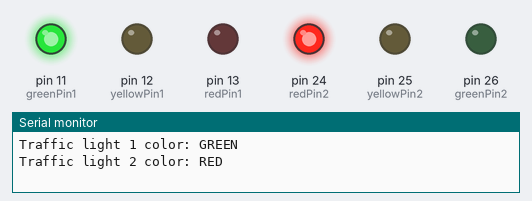
A program run on a simulated Arduino Mega 2560, built with avr-gcc and run on an emulated ATmega2560. On the bench: output pins drawn as LEDs (lit = HIGH), the last lines printed to the serial monitor.

Above: at 1.0 s.
At 2.5 s:
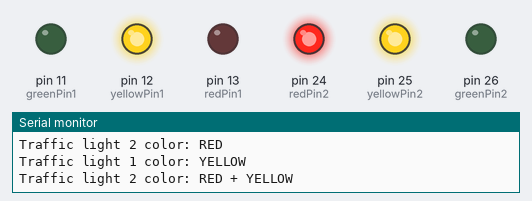
At 4.0 s:
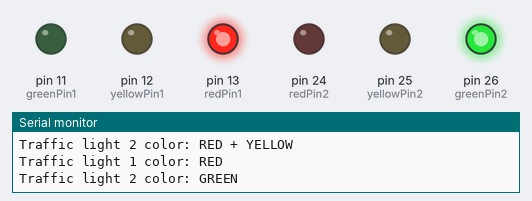
At 5.5 s:
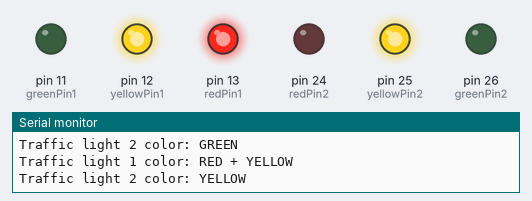
Timing chart, 0 to 7.8 s (numbered marks = the images above):
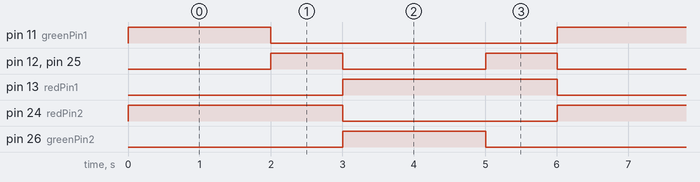

Measured:
- by itself, pin 11 (greenPin1), pin 26 (greenPin2): alternates HIGH for 2.0 s and LOW for 4.0 s
- by itself, pin 12 (yellowPin1), pin 25 (yellowPin2): alternates HIGH for 1.0 s and LOW for 2.0 s
- by itself, pin 13 (redPin1), pin 24 (redPin2): alternates HIGH for 3.0 s and LOW for 3.0 s

The program:

main.cpp
```cpp
#include "ElevatorFSM.h"
#include "TrafficLightFSM.h"

#include <Arduino.h>

const int numButtons = 8;
const int numElevatorButtons = 8;

int floorButtons[numButtons] = {10, 9, 8, 7, 6, 5, 4, 3};
int elevatorButtons[numElevatorButtons] = {21, 20, 19, 18, 17, 16, 15, 14};

ElevatorFSM elevator(floorButtons, numButtons, elevatorButtons, numElevatorButtons);

const int redPin1 = 13;
const int yellowPin1 = 12;
const int greenPin1 = 11;

const int redPin2 = 24;
const int yellowPin2 = 25;
const int greenPin2 = 26;

TrafficLightFSM* trafficLight = new TrafficLightFSM("GREEN");

void setup()
{
    Serial.begin(9600);
    for (int i = 0; i < numButtons; i++)
    {
        pinMode(floorButtons[i], INPUT_PULLUP);
    }

    for (int i = 0; i < numElevatorButtons; i++)
    {
        pinMode(elevatorButtons[i], INPUT_PULLUP);
    }

    trafficLight->setPins(redPin1, yellowPin1, greenPin1, redPin2, yellowPin2, greenPin2);
    trafficLight->setup();

}

void loop()
{
    //elevator.handleState();
    trafficLight->handleState();
}
```

ElevatorFSM.cpp
```cpp
#include "ElevatorFSM.h"

ElevatorFSM::ElevatorFSM(int floorButtons[], int numFloors, int elevatorButtons[], int numElevatorButtons)
{
  this->currentState = FLOOR_1;
  this->previousState = FLOOR_1;
  this->floorButtons = floorButtons;
  this->numFloors = numFloors;
  this->currentFloor = 1;
  this->targetFloor = 1;
  this->elevatorButtons = elevatorButtons;
  this->numElevatorButtons = numElevatorButtons;

  for (int i = 0; i < numFloors; i++)
  {
    pinMode(floorButtons[i], INPUT_PULLUP);
  }

  for (int i = 0; i < numElevatorButtons; i++)
  {
    pinMode(elevatorButtons[i], INPUT_PULLUP);
  }
}

void ElevatorFSM::handleState()
{
  switch (currentState)
  {
    case FLOOR_1:
    case FLOOR_2:
    case FLOOR_3:
    case FLOOR_4:
    case FLOOR_5:
    case FLOOR_6:
    case FLOOR_7:
    case FLOOR_8:
      for (int i = 0; i < numFloors; i++)
      {
        if (digitalRead(floorButtons[i]) == LOW)
        {
          analogWrite(22, 200);
          analogWrite(23, 0);
          targetFloor = i + 1;
          Serial.print("Current floor: ");
          Serial.print(currentFloor);
          Serial.print(" / Target floor: ");
          Serial.println(targetFloor);
          delay(2000);
          if (targetFloor == currentFloor)
          {
            openDoors();
          }
          else
          {
            moveToFloor(targetFloor);
          }
          break;
        }
      }

      for (int i = 0; i < numElevatorButtons; i++)
      {
        if (digitalRead(elevatorButtons[i]) == LOW)
        {
          analogWrite(22, 200);
          analogWrite(23, 0);
          targetFloor = i + 1;
          Serial.print("Current floor: ");
          Serial.print(currentFloor);
          Serial.print(" / Target floor (inside elevator): ");
          Serial.println(targetFloor);
          delay(2000);
          if (targetFloor == currentFloor)
          {
            Serial.println("Already here");
          }
          else
          {
            closeDoors();
            moveToFloor(targetFloor);
          }
          break;
        }
      }
    break;
  }
}

void ElevatorFSM::moveToFloor(int floor)
{
  if (floor < 1 || floor > numFloors)
  {
    return;
  }

  previousState = currentState;
  int direction = (floor > currentFloor) ? 1 : -1;

  while (currentFloor != floor)
  {
    currentFloor += direction;

    if (currentFloor < 1 || currentFloor > numFloors)
    {
      return;
    }

    currentState = static_cast<ElevatorState>(currentFloor - 1);

    if (direction == 1)
    {
      Serial.print("The elevator is moving upward to floor ");
      Serial.println(currentFloor);
      delay(2000);
    }
    else
    {
      Serial.print("The elevator is moving downward to floor ");
      Serial.println(currentFloor);
      delay(2000);
    }
  }

  Serial.print("The elevator has arrived at floor ");
  Serial.println(currentFloor);

  analogWrite(22, 0);
  analogWrite(23, 0);
}

void ElevatorFSM::openDoors()
{
  Serial.println("Doors are opening");
  analogWrite(22, 200);
  analogWrite(23, 0);
  delay(2000);
  analogWrite(22, 0);
  analogWrite(23, 0);
}

void ElevatorFSM::closeDoors()
{
  Serial.println("Doors are closing");
  analogWrite(22, 200);
  analogWrite(23, 0);
  delay(2000);
  analogWrite(22, 0);
  analogWrite(23, 0);
}
```

ElevatorFSM.h
```cpp
#ifndef ELEVATOR_FSM_H
#define ELEVATOR_FSM_H

#include <Arduino.h>

class ElevatorFSM
{
public:
  enum ElevatorState
  {
    FLOOR_1,
    FLOOR_2,
    FLOOR_3,
    FLOOR_4,
    FLOOR_5,
    FLOOR_6,
    FLOOR_7,
    FLOOR_8
  };

  ElevatorFSM(int floorButtons[], int numFloors, int elevatorButtons[], int numElevatorButtons);
  void handleState();

private:
  void moveToFloor(int floor);
  void openDoors();
  void closeDoors();

  ElevatorState currentState;
  ElevatorState previousState;
  int* floorButtons;
  int numFloors;
  int currentFloor;
  int targetFloor;
  int* elevatorButtons;
  int numElevatorButtons;
};

#endif
```

TrafficLightFSM.cpp
```cpp
#include "TrafficLightFSM.h"

TrafficLightFSM::TrafficLightFSM(String state)
{
    if (state == "GREEN") {
        currentState = TrafficLightState::GREEN;
    } else if (state == "YELLOW") {
        currentState = TrafficLightState::YELLOW;
    } else if (state == "RED") {
        currentState = TrafficLightState::RED;
    } else {
        currentState = TrafficLightState::GREEN;
    }
}

void TrafficLightFSM::setPins(int pin1, int pin2, int pin3, int pin4, int pin5, int pin6)
{
  redPin1 = pin1;
  yellowPin1 = pin2;
  greenPin1 = pin3;
  redPin2 = pin4;
  yellowPin2 = pin5;
  greenPin2 = pin6;
}

void TrafficLightFSM::setup()
{
  pinMode(redPin1, OUTPUT);
  pinMode(yellowPin1, OUTPUT);
  pinMode(greenPin1, OUTPUT);
  pinMode(redPin2, OUTPUT);
  pinMode(yellowPin2, OUTPUT);
  pinMode(greenPin2, OUTPUT);
}

void TrafficLightFSM::transitionToState(TrafficLightState nextState)
{
  currentState = nextState;
}

void TrafficLightFSM::handleState()
{
  switch (currentState)
  {
    case TrafficLightState::GREEN:
      digitalWrite(redPin1, LOW);
      digitalWrite(yellowPin1, LOW);
      digitalWrite(greenPin1, HIGH);
      digitalWrite(redPin2, HIGH);
      digitalWrite(yellowPin2, LOW);
      digitalWrite(greenPin2, LOW);
      Serial.println("Traffic light 1 color: GREEN");
      Serial.println("Traffic light 2 color: RED");
      delay(2000);
      transitionToState(TrafficLightState::YELLOW);
      break;
    case TrafficLightState::YELLOW:
      digitalWrite(redPin1, LOW);
      digitalWrite(yellowPin1, HIGH);
      digitalWrite(greenPin1, LOW);
      digitalWrite(redPin2, HIGH);
      digitalWrite(yellowPin2, HIGH);
      digitalWrite(greenPin2, LOW);
      Serial.println("Traffic light 1 color: YELLOW");
      Serial.println("Traffic light 2 color: RED + YELLOW");
      delay(1000);
      transitionToState(TrafficLightState::RED);
      break;
    case TrafficLightState::RED:
      digitalWrite(redPin1, HIGH);
      digitalWrite(yellowPin1, LOW);
      digitalWrite(greenPin1, LOW);
      digitalWrite(redPin2, LOW);
      digitalWrite(yellowPin2, LOW);
      digitalWrite(greenPin2, HIGH);
      Serial.println("Traffic light 1 color: RED");
      Serial.println("Traffic light 2 color: GREEN");
      delay(2000);
      transitionToState(TrafficLightState::REDYELLOW);
      break;
    case TrafficLightState::REDYELLOW:
      digitalWrite(redPin1, HIGH);
      digitalWrite(yellowPin1, HIGH);
      digitalWrite(greenPin1, LOW);
      digitalWrite(redPin2, LOW);
      digitalWrite(yellowPin2, HIGH);
      digitalWrite(greenPin2, LOW);
      Serial.println("Traffic light 1 color: RED + YELLOW");
      Serial.println("Traffic light 2 color: YELLOW");
      delay(1000);
      transitionToState(TrafficLightState::GREEN);
      break;
  }
}
```

TrafficLightFSM.h
```cpp
#ifndef TRAFFIC_LIGHT_FSM_H
#define TRAFFIC_LIGHT_FSM_H

#include <Arduino.h>

enum class TrafficLightState
{
  RED,
  REDYELLOW,
  GREEN,
  YELLOW,
};

class TrafficLightFSM
{
public:
  TrafficLightFSM(String state);
  int redPin1;
  int yellowPin1;
  int greenPin1;
  int redPin2;
  int yellowPin2;
  int greenPin2;
  void setPins(int pin1, int pin2, int pin3, int pin4, int pin5, int pin6);
  void setup();
  void transitionToState(TrafficLightState nextState);
  void handleState();

private:
  TrafficLightState currentState;
  TrafficLightState previousState;
};

#endif
```
